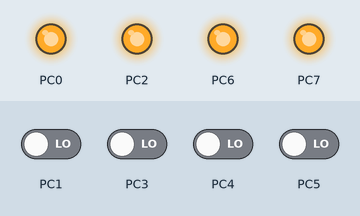
Simulated run of this program. Board: ATmega32, built with avr-gcc and emulated at 8 MHz. Parts: output pins drawn as LEDs (lit = HIGH). The inputs (shaded band) are chosen by the test bench; at power-on: PC1, PC3–5 LOW.

Above: at 1.2 s.
1.3 s: PC1 driven HIGH
At 1.6 s:
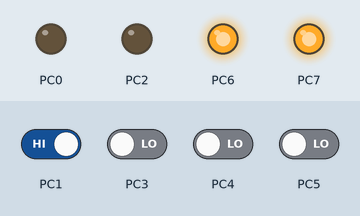
2.8 s: PC3 driven HIGH
At 4.0 s:
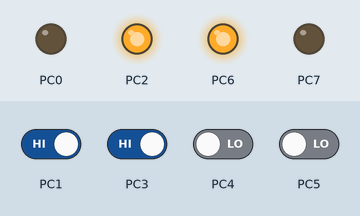
4.3 s: PC1 driven LOW
At 5.1 s:
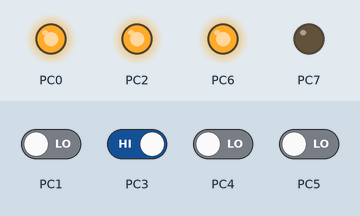
5.8 s: PC1 driven HIGH and PC3 driven LOW
At 6.3 s:
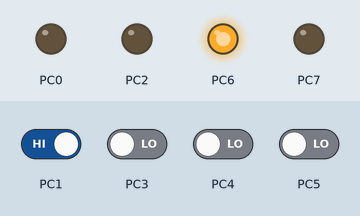
7.3 s: PC3 driven HIGH and PC4 driven HIGH
At 8.5 s:
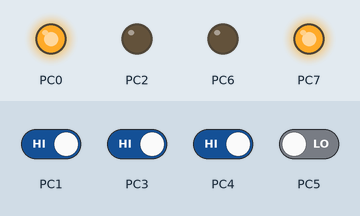
8.8 s: PC4 driven LOW
At 9.7 s:
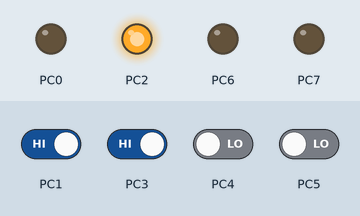
Timing chart, 0 to 11.3 s (numbered marks = the images above; inputs shaded):
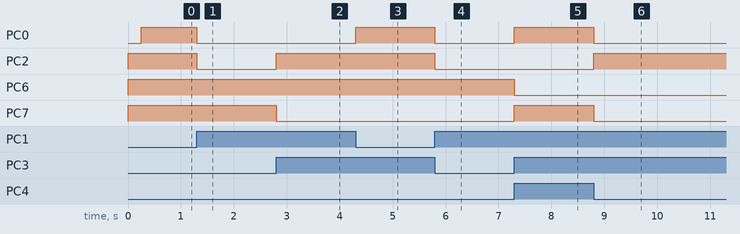

Measured:
- after the input at 1.3 s, PC0, PC2: HIGH → LOW at once
- after the input at 2.8 s, PC2: LOW → HIGH at once; PC7: HIGH → LOW at once
- after the input at 4.3 s, PC0: LOW → HIGH at once
- after the input at 5.8 s, PC0, PC2: HIGH → LOW at once
- after the input at 7.3 s, PC0, PC7: LOW → HIGH at once; PC6: HIGH → LOW at once
- after the input at 8.8 s, PC0, PC7: HIGH → LOW at once; PC2: LOW → HIGH at once

The program:

main.c
```c
#define F_CPU 8000000UL  // 8 MHz
#include <avr/io.h>
#include <avr/delay.h>

int main(void)
{
	//11111101
	DDRC = 0xc5;

	PORTC &=~_BV(PC0);
	PORTC |=_BV(PC2);
	PORTC |=_BV(PC6);
	PORTC |=_BV(PC7);
	_delay_ms(250);
	while (1)
	{

//		PORTC |=1<<0; /// 0xff;

		//_delay_ms(250);

		//PORTC &=~1<<0;//0x00;
		//_delay_ms(250);
		//PORTC &=~1<<0;//0x00;
		//_delay_ms(10);
		if((~PINC) &(1<<1))
		{

			PORTC |=_BV(PC0);//0x00;
			PORTC |=_BV(PC2);//0x00;
			PORTC |=_BV(PC6);
			//PORTC &=1<<2; /// 0xff;
			//_delay_ms(100);

		}
		else if((~PINC)&(1<<3))
		{
			PORTC &=~_BV(PC0);//0x00;
			PORTC &=~_BV(PC2);//0x00;
		}
		else if((~PINC)&(1<<4))
		{
			PORTC &=~_BV(PC0);
			PORTC |=_BV(PC2);
			PORTC &=~_BV(PC7);	//	On LD Left
		}
		else if((~PINC)&(1<<5))
		{
			PORTC |=_BV(PC0);
			PORTC &=~_BV(PC2);
			PORTC &=~_BV(PC6);
			PORTC |=_BV(PC7);
		}
		//else
		//{
		//	PORTC |=1<<0; /// 0xff;

//			_delay_ms(10);
	//	}
		//PORTC &=1<<0;
		//PORTC |=1<<2;
	}
} 
```
